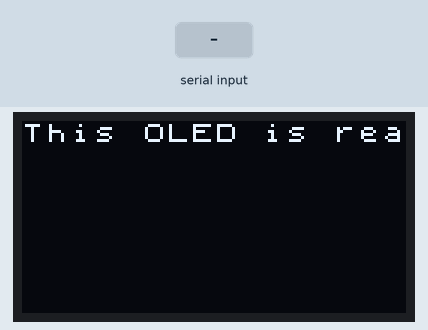
Recording of a sketch running on a simulated Arduino Uno, built with avr-gcc and run on an emulated ATmega328P. On the bench: 128×64 one-colour display. Inputs (shaded band) come from the test bench.

Above: at 1.3 s.
1.4 s: "1\n" received over the second serial link
At 2.6 s:
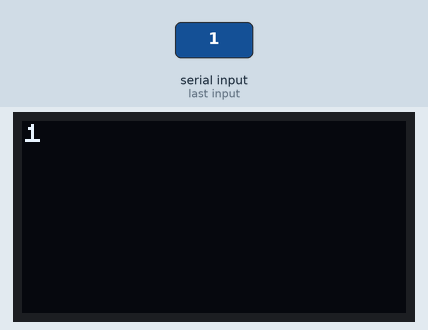
2.9 s: "0\n" received over the second serial link
At 3.9 s:
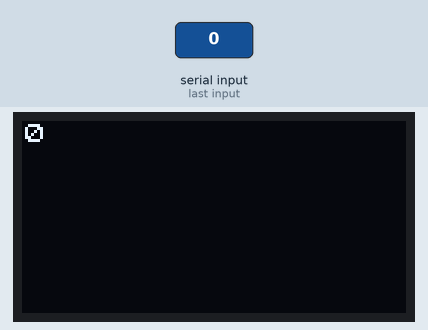
4.4 s: "2\n" received over the second serial link
Timing chart, 0 to 7.4 s (numbered marks = the images above; inputs shaded):
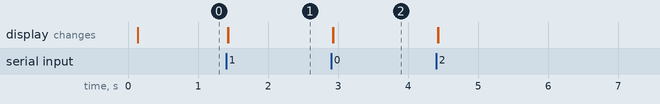

The sketch:

ArduoGlass.ino
```cpp
#include <U8x8lib.h>          // Include the U8x8 library
#include <SoftwareSerial.h>   // Include the Software Serial library for the Bluetooth module

// OLED Pins
#define OLED_CLK 13
#define OLED_DIN 11
#define OLED_CS 10
#define OLED_DC 9
#define OLED_RES 8

// Bluetooth module pins
#define BT_RX 2
#define BT_TX 3

U8X8_SH1106_128X64_WINSTAR_4W_SW_SPI display (OLED_CLK, OLED_DIN, OLED_CS, OLED_DC, OLED_RES); // Setting up the OLED with the OLED Pins
SoftwareSerial mySerial =  SoftwareSerial(BT_RX, BT_TX);                                       // Setting up the Bluetooth serial with the Bluetooth module Pins

String data; // Variable to store the buffer coming from the Bluetooth module serial connection

void setup() {
  display.begin(); // Starting the display
  display.setFont(u8x8_font_chroma48medium8_r); // Setting the font
  display.clear();                              // Clearing the display
  mySerial.begin(9600);                         // Starting the Bluetooth module serial connection
  display.print("This OLED is ready!");         // Display startup message
}

void loop() {
  while(mySerial.available()) {   // Checking availability of the Bluetooth module serial connection
    char c = mySerial.read();     // Getting character buffer from the Bluetooth module serial
    if (c != -1) {
      data += c;                  // Store the characters from the character buffer into the data string
      if (c == '\n') {            // Detecting the end of line
        display.clear();          // Clear the display
        display.print(data);      // Show the data string on the display
        data = "";                // Clear the data string
        break;
      }
    }
  }
}
```

Measured:
- after the input at 1.4 s, the display: first changes at once (image 1 shows a later state)
- after the input at 2.9 s, the display: first changes at once (image 2 shows a later state)
